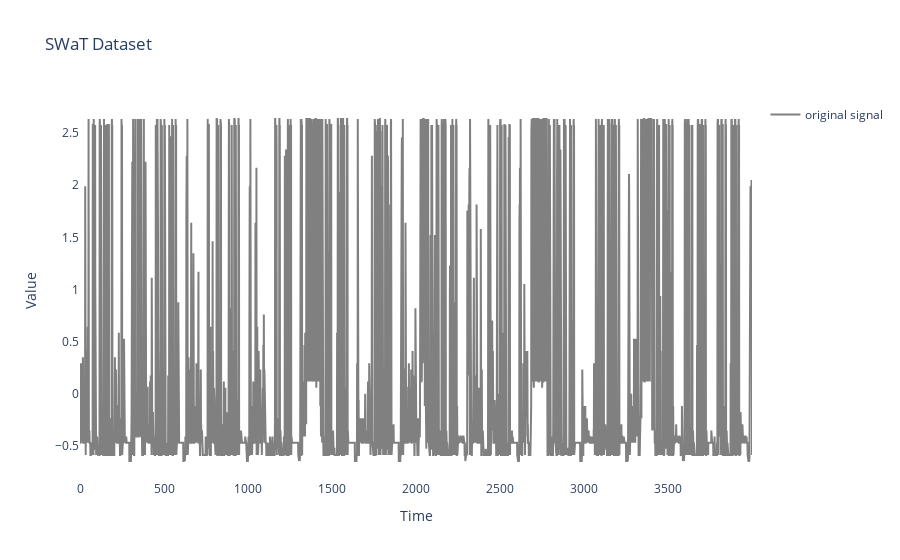

Write notebook code for a chart like this one.
### Markdown cell above
- MSL(F-7)

### Code cell
import os
print(os.getcwd())
import numpy as np
import pandas as pd
from sklearn.preprocessing import MinMaxScaler, StandardScaler
import matplotlib.pyplot as plt
import plotly.graph_objects as go

raw_data_train = np.load('datasets/MSL/F-7_train.npy')[:, 0]
raw_data_test = np.load('datasets/MSL/F-7_test.npy')[:, 0]
print(raw_data_test.shape, raw_data_train.shape)
training = raw_data_train.reshape(-1,1)
valid = raw_data_test[4000: ].reshape(-1,1)
test = raw_data_test[: 4000].reshape(-1,1)

# labels (500, 530, ) (1100, 1500)
# lables = np.ones(idx_split[1] - idx_split[0]) # 2150 - 2350 is anomaly
# lables[2150:2350] = 0

scaler = StandardScaler()
scaler.fit(training)
training = scaler.transform(training)
test = scaler.transform(test)
valid = scaler.transform(valid)

print(f"training shape: {training.shape}")
print(f"test shape: {test.shape}")
print(f"valid shape: {valid.shape}")


fig = go.Figure()

fig.add_trace(go.Scatter(y=test.flatten(),mode='lines', name='original signal', line=dict(color='gray')))
fig.update_layout(
    # width=1400,
    # height=660,
    title="SWaT Dataset",
    xaxis_title="Time",
    yaxis_title="Value",
    showlegend=True,
   plot_bgcolor='white',
)
fig.show()

### Figure 1 — Plotly figure (JSON) as saved in the notebook; plotly's stock layout.template omitted (floating-point values rounded to 4 significant figures; data arrays with more than 128 entries replaced by an {"elided": "..."} marker saying what was removed)
{"data": [{"line": {"color": "gray"}, "mode": "lines", "name": "original signal", "type": "scatter", "y": {"elided": "4000 float values"}}], "layout": {"plot_bgcolor": "white", "showlegend": true, "title": {"text": "SWaT Dataset"}, "xaxis": {"title": {"text": "Time"}}, "yaxis": {"title": {"text": "Value"}}}}
